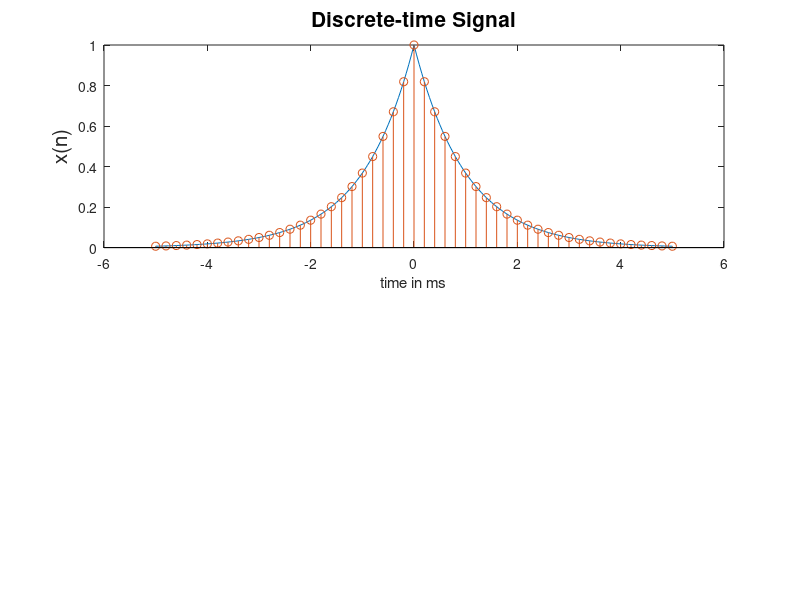

Here is the MATLAB script that generated this plot: (Note: this script raises an error after producing the figure.)
%% signal sampling, reconstruction, aliasing


% analog signal
dt = 0.00005;
t = -0.005:dt:0.005;
x_a = exp(-1000*abs(t));
% sampling 
Fs = 5000;
Ts = 1/Fs;
n = -25:25;
x = exp(-1000*abs(n*Ts));
% DTFT
K = 500;
k = 0:K;
w = pi*k/K;
X = x*exp(-j*n'*w);     % n' for complex multiplication
X = real(X);
w = [-fliplr(w) w(2:K+1)];
X = [fliplr(X) X(2:K+1)];
% Plotting
subplot(2,1,1); plot(t*1000, x_a); hold on;
xlabel('time in ms'); ylabel('x(n)', 'fontsize', 15);
title('Discrete-time Signal', 'fontsize', 15);
stem(n*Ts*1000, x);
gtext('Ts=0.2ms', 'fontsize', 12);

hold off;

subplot(2,1,2); plot(w/pi, X); 
xlabel('frequency in pi units'); ylabel('X(w)', 'fontsize', 15);
title('Discrete-time Time Fourier Transform', 'fontsize', 15);
gtext('Ts=0.2ms', 'fontsize', 12);

% (2) Reconstruction
% original analog signal
t = -0.005:0.00005:0.005;
x_a = exp(-1000*abs(t));
% discrete time signal
Fs = 5000;
Ts = 1/Fs;
n = -25:25;
nTs = n*Ts;
x_n = exp(-1000*abs(nTs));
% analog signal reconstruction
y_a = x_n*sinc(Fs*(ones(length(n),1)*t-nTs'*ones(1,length(t))));
% error
error = max(abs(x_a-y_a))
% plotting
subplot(2,1,1); plot(t*1000,x_a);
ylabel('x(n)', 'fontsize', 15);
title('Discrete Time Signal', 'fontsize', 15);
hold on;
stem(n*Ts*1000, x_n);

hold off;

subplot(2,1,2); plot(t*1000,y_a, 'r');
xlabel('time in ms'); ylabel('x_a(t) and y_a(t)', 'fontsize', 15);
title('Original and Reconstructed Signal', 'fontsize', 15);
hold on;
plot(t*1000, x_a)

% (3)
% original analog signal
t = -0.2:0.00001:0.2;
x_a = cos(20*pi*t);
Ts = 0.005;
Fs = 1/Ts;
n = -40:40;
nTs = n*Ts;
x_n = cos(20*pi*nTs);
% analog signal reconstruction
y_a = x_n*sinc(Fs*(ones(length(n),1)*t-nTs'*ones(1,length(t))));
% error
error = max(abs(x_a-y_a))
% plotting
subplot(2,1,1); plot(t, x_a);
ylabel('x(n)', 'fontsize', 15);
title('Discrete Time Signal', 'fontsize', 15);
axis([-0.2 0.2 -1.5 1.5]);
hold on;
stem(nTs, x_n); grid;

hold off;

subplot(2,1,2); plot(t,y_a, 'r');
xlabel('x_a(t) and y_a(t)', 'fontsize', 15);
title('Original and Reconstructed Signal', 'fontsize', 15);
hold on;
plot(t, x_a); grid

%% assignment:
% generate sampled, reconstructed signal plots and error
error = reconstruct(100, 1000)
